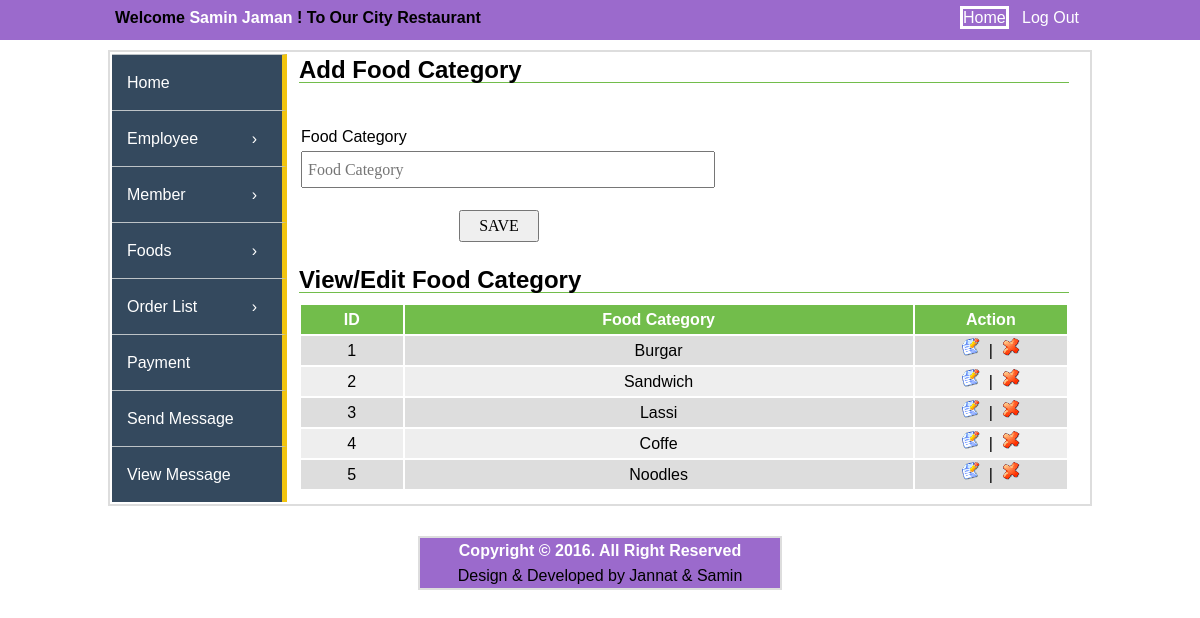
Page /sub-admin/food-category.php (signed in) on the committed database.
### tables this page shows
CREATE TABLE IF NOT EXISTS `food_category` (
`cat_id` int(11) NOT NULL,
  `admin_id` int(11) NOT NULL,
  `restaurant_id` int(11) NOT NULL,
  `cat_name` varchar(200) NOT NULL,
  `date` varchar(100) NOT NULL
);

### sub-admin/view-food-category.php (the view, shortened to what this page needs)
<?php
include("../config.php");
?>
								<h2>View/Edit Food Category</h2>
				<table class="tbl2" width="100%">
					<tr>
						<th width="10%">ID</th>
						<th width="50%">Food Category</th>
						<th width="15%">Action</th>
					</tr>
					<?php
					$i=0;
					$statement = $db->prepare("SELECT * FROM food_category ORDER BY cat_id ASC");
					$statement->execute();
					$result = $statement->fetchAll(PDO::FETCH_ASSOC);
					foreach($result as $row)
					{
						$i++;
						?>
					<tr>
					<td><?php echo $i; ?></td>
					<td><?php echo $row['cat_name']; ?></td>
					<td>
						<a class="fancybox" href="#inline<?php echo $i; ?>"><img src="../images/edit.gif"></a>
						&nbsp;|&nbsp;
						<a  onclick='return confirm_delete();' href="view-food-category.php?cat_id=<?php echo $row['cat_id']; ?>"><img src="../images/delete.gif"></a>
					</td>
					</tr>
					<?php
					}
					?>
				</table>

### sub-admin/css/style.css (style rules this page uses)
* { padding:0px; margin:0px; }
body { font-family:veranda,arial; font-size:16px; line-height:25px; background-color:#FFFFFF; }
a { text-decoration:none; list-style:none; }
.content_part_right h2 { border-bottom:1px solid #72BD4B; width:770px; }
table.tbl2 { margin-top: 10px; }
table.tbl2 tr th, table.tbl2 tr td { padding: 2px; }
table.tbl2 tr td { text-align: center; }
table.tbl2 tr th { background-color: #72BD4B; color: #fff; }
table.tbl2 tr:nth-child(2n+1) td { background-color: #eee; }
table.tbl2 tr:nth-child(2n) td { background-color: #ddd; }
table.tbl2 tr td a { color: #70726e; text-decoration: none; }

### rows in the picture
food_category: cat_name "Burgar"
food_category: cat_name "Sandwich"
food_category: cat_name "Lassi"
food_category: cat_name "Coffe"
food_category: cat_name "Noodles"

### other values in the picture
$_SESSION['sub_name'] "Samin Jaman"
$_SESSION['restaurant_name'] "City Restaurant"
